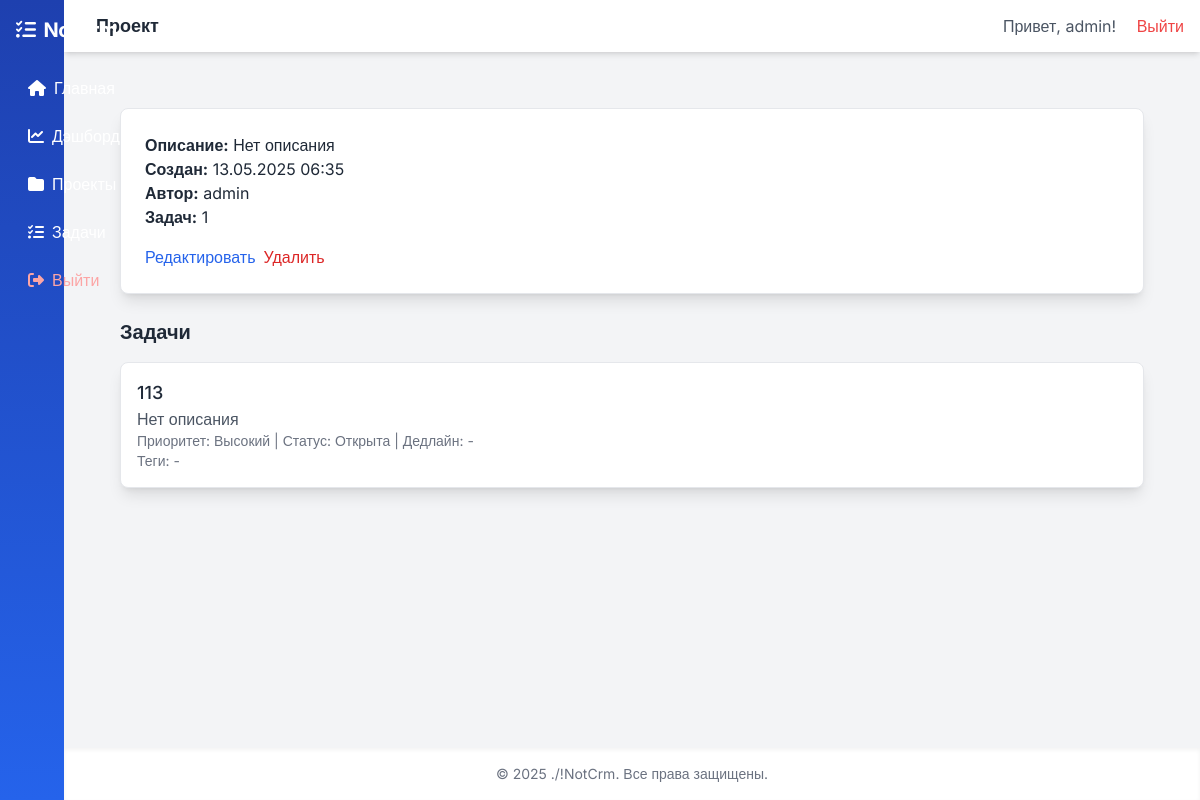
The page /dashboard/projects/3/ (signed in) on the database its author committed.
### projects/models.py (models this page shows, shortened)
class Project(models.Model):
    name = models.CharField(max_length=255, verbose_name="Название")
    description = models.TextField(blank=True, null=True, verbose_name="Описание")
    created_at = models.DateTimeField(auto_now_add=True, verbose_name="Дата создания")
    created_by = models.ForeignKey(
        User,
        related_name='projects',
        on_delete=models.CASCADE,
        verbose_name="Создатель"
    )
    class Meta:
        verbose_name = "Проект"
        verbose_name_plural = "Проекты"

### tasks/models.py (models this page shows, shortened)
class Task(models.Model):
    PRIORITY_CHOICES = (
        ('LOW', 'Низкий'),
        ('MEDIUM', 'Средний'),
        ('HIGH', 'Высокий'),
    )
    STATUS_CHOICES = (
        ('OPEN', 'Открыта'),
        ('IN_PROGRESS', 'В процессе'),
        ('COMPLETED', 'Завершена'),
        ('BLOCKED', 'Заблокирована'),
    )
    name = models.CharField(max_length=255, verbose_name="Название")
    description = models.TextField(blank=True, verbose_name="Описание")
    project = models.ForeignKey(Project, on_delete=models.CASCADE, related_name='tasks', verbose_name="Проект")
    priority = models.CharField(max_length=10, choices=PRIORITY_CHOICES, default='MEDIUM', verbose_name="Приоритет")
    status = models.CharField(max_length=20, choices=STATUS_CHOICES, default='OPEN', verbose_name="Статус")
    created_by = models.ForeignKey(
        User,
        on_delete=models.CASCADE,
        related_name='created_tasks',
        verbose_name="Создатель"
    )
    created_at = models.DateTimeField(auto_now_add=True, verbose_name="Дата создания")
    updated_at = models.DateTimeField(auto_now=True, verbose_name="Дата обновления")
    deadline_time = models.DateTimeField(
        null=True,
        blank=True,
        validators=[validate_deadline],
        verbose_name="Дедлайн"
    )
    tags = TaggableManager(blank=True, verbose_name="Теги")
    taken_in_progress_by = models.ForeignKey(
        User,
        on_delete=models.SET_NULL,
        null=True,
        blank=True,
        related_name='tasks_in_progress',
        verbose_name="Взял в работу"
    )
    class Meta:
        verbose_name = "Задача"
        verbose_name_plural = "Задачи"

### projects/views.py (the view)
# urls.py: path('<int:pk>/', views.ProjectDetailView.as_view(), name='project_detail'),
class ProjectDetailView(LoginRequiredMixin, DetailView):
    model = Project
    template_name = 'projects/project_detail.html'
    context_object_name = 'project'
    def get_queryset(self):
        user = self.request.user
        if user.is_superuser:
            return Project.objects.all()
        return Project.objects.filter(
            Q(created_by=user) |
            Q(tasks__assignments__user=user)
        ).distinct()
    def get_context_data(self, **kwargs):
        context = super().get_context_data(**kwargs)
        context['tasks'] = self.object.tasks.all()
        return context

### projects/templates/projects/project_detail.html (shortened to what this page needs)
{% extends 'core/base.html' %}
{% load widget_tweaks %}
{% block header %}{{ project.name }}{% endblock %}
{% block content %}
<div class="max-w-7xl mx-auto px-4 sm:px-6 lg:px-8 py-8">
  <div class="bg-white dark:bg-gray-800 shadow-lg rounded-lg p-6 border border-gray-200 dark:border-gray-700 mb-6">
    <p><strong>Описание:</strong> {{ project.description|default:"Нет описания" }}</p>
    <p><strong>Создан:</strong> {{ project.created_at|date:"d.m.Y H:i" }}</p>
    <p><strong>Автор:</strong> {{ project.created_by.username }}</p>
    <p><strong>Задач:</strong> {{ project.tasks.count }}</p>
    <div class="mt-4 flex space-x-2">
      <a href="{% url 'projects:project_update' project.pk %}" class="text-blue-600 dark:text-blue-400 hover:underline">Редактировать</a>
      {% if request.user.is_superuser or project.created_by == request.user %}
        <a href="{% url 'projects:project_delete' project.pk %}" class="text-red-600 dark:text-red-400 hover:underline">Удалить</a>
      {% endif %}
    </div>
  </div>
  <h2 class="text-xl font-semibold text-gray-800 dark:text-gray-100 mb-4">Задачи</h2>
  {% if tasks %}
    <div class="space-y-4">
      {% for task in tasks %}
        <div class="bg-white dark:bg-gray-800 shadow-lg rounded-lg p-4 border border-gray-200 dark:border-gray-700">
          <h3 class="text-lg font-medium text-gray-800 dark:text-gray-100">
            <a href="{% url 'tasks_detail' task.pk %}" class="hover:text-blue-600 dark:hover:text-blue-400">{{ task.name }}</a>
          </h3>
          <p class="text-gray-600 dark:text-gray-400">{{ task.description|truncatewords:20|default:"Нет описания" }}</p>
          <p class="text-sm text-gray-500 dark:text-gray-400">
            Приоритет: {{ task.get_priority_display }} |
            Статус: {{ task.get_status_display }} |
            Дедлайн: {{ task.deadline_time|date:"d.m.Y H:i"|default:"-" }}
          </p>
          <p class="text-sm text-gray-500 dark:text-gray-400">
            Теги:
            {% for tag in task.tags.all %}
              <span class="inline-block bg-gray-200 dark:bg-gray-600 text-gray-700 dark:text-gray-200 px-2 py-1 rounded text-xs">{{ tag.name }}</span>
            {% empty %}
              -
            {% endfor %}
          </p>
        </div>
      {% endfor %}
    </div>
  {% else %}
    <p class="text-gray-600 dark:text-gray-400">Нет задач в этом проекте.</p>
  {% endif %}
</div>
{% endblock %}

### core/templates/core/base.html (shortened to what this page needs)
<!DOCTYPE html>
<html lang="ru">
  <head>
    <script src="https://cdn.tailwindcss.com"></script>
    <link rel="stylesheet" href="https://cdnjs.cloudflare.com/ajax/libs/font-awesome/6.4.2/css/all.min.css" />
    {% load widget_tweaks %}
  </head>
  <body class="bg-gray-100 text-gray-800 dark:bg-gray-900 dark:text-gray-300 font-sans" style="font-family: 'Inter', sans-serif;">
    <div class="flex min-h-screen">
      <aside id="sidebar" class="fixed inset-y-0 left-0 w-64 bg-gradient-to-b from-blue-800 to-blue-600 text-white p-4 transform -translate-x-full transition-transform duration-300 z-40 md:w-16 md:translate-x-0 md:static md:flex md:flex-col sidebar-collapsed">
        <div class="flex items-center justify-between mb-6">
          <h2 class="text-xl font-bold tracking-tight flex items-center space-x-2">
            <i class="fas fa-tasks"></i>
          </h2>
        </div>
        <nav class="flex flex-col space-y-2 flex-1">
          <a href="{% url 'index' %}" class="flex items-center space-x-2 hover:bg-blue-500 px-3 py-2 rounded transition-colors" title="Главная">
            <i class="fas fa-home"></i>
          </a>
          {% if request.user.is_authenticated %}
            <a href="{% url 'dashboard' %}" class="flex items-center space-x-2 hover:bg-blue-500 px-3 py-2 rounded transition-colors" title="Дэшборд">
              <i class="fas fa-chart-line"></i>
            </a>
            <a href="{% url 'projects:project_list' %}" class="flex items-center space-x-2 hover:bg-blue-500 px-3 py-2 rounded transition-colors" title="Проекты">
              <i class="fas fa-folder"></i>
            </a>
            <a href="{% url 'tasks_list' %}" class="flex items-center space-x-2 hover:bg-blue-500 px-3 py-2 rounded transition-colors" title="Задачи">
              <i class="fas fa-tasks"></i>
            </a>
            <form method="post" action="{% url 'logout' %}" class="mt-auto">
              <button type="submit" class="flex items-center space-x-2 w-full text-red-300 hover:bg-red-600 hover:text-white px-3 py-2 rounded transition-colors" title="Выйти">
                <i class="fas fa-sign-out-alt"></i>
              </button>
            </form>
          {% endif %}
        </nav>
      </aside>
      <div class="flex-1 flex flex-col">
        <header class="flex items-center justify-between bg-white dark:bg-gray-800 shadow-md px-4 py-3 z-10">
          <div class="flex items-center space-x-4">
            <h1 class="text-lg font-semibold text-gray-800 dark:text-gray-100">{% block header %}{% endblock %}</h1>
          </div>
          <div class="space-x-4">
            {% if request.user.is_authenticated %}
              <span class="text-gray-600 dark:text-gray-400">Привет, {{ request.user.username }}!</span>
              <form method="post" action="{% url 'logout' %}" class="inline">
                <button type="submit" class="text-red-500 hover:text-red-700 dark:hover:text-red-400 transition-colors">Выйти</button>
              </form>
            {% else %}
              <a href="{% url 'login' %}" class="text-blue-600 hover:text-blue-800 dark:text-blue-400 dark:hover:text-blue-300 transition-colors">Вход</a>
              <a href="{% url 'signup' %}" class="text-blue-600 hover:text-blue-800 dark:text-blue-400 dark:hover:text-blue-300 transition-colors">Регистрация</a>
            {% endif %}
          </div>
        </header>
        <main class="flex-1 p-6 bg-gray-100 dark:bg-gray-900">
          {% block content %}
          {% endblock %}
        </main>
        <footer class="py-4 text-center text-sm text-gray-500 dark:text-gray-400 bg-white dark:bg-gray-800 shadow-inner">
          <p>© 2025 ./!NotCrm. Все права защищены.</p>
        </footer>
      </div>
    </div>
  </body>
</html>

### core/templates/core/base.html (style rules this page uses)
.sidebar-collapsed { width: 64px; }
#sidebar { transition: all 0.3s ease-in-out; }

### rows shown on the page
Project: name "Проект", description "Нет описания", created_at "13.05.2025 06:35", created_by.username "admin", tasks.count "1"
Task: name "113", description "Нет описания", priority "Высокий", status "Открыта", deadline_time "-"

### other values the page prints
{{ request.user.username }} "admin"
